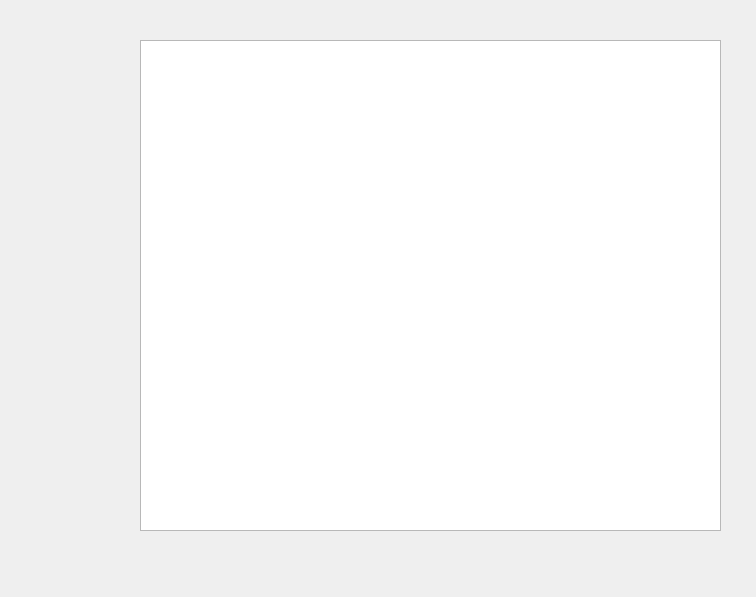
<?xml version="1.0" encoding="UTF-8"?>
<ui version="4.0">
 <class>mainViewer</class>
 <widget class="QWidget" name="mainViewer">
  <property name="geometry">
   <rect>
    <x>0</x>
    <y>0</y>
    <width>756</width>
    <height>597</height>
   </rect>
  </property>
  <property name="windowTitle">
   <string>Form</string>
  </property>
  <widget class="QWidget" name="verticalLayoutWidget">
   <property name="geometry">
    <rect>
     <x>20</x>
     <y>40</y>
     <width>111</width>
     <height>491</height>
    </rect>
   </property>
   <layout class="QVBoxLayout" name="layerlayout"/>
  </widget>
  <widget class="QGraphicsView" name="WorkTable">
   <property name="geometry">
    <rect>
     <x>140</x>
     <y>40</y>
     <width>581</width>
     <height>491</height>
    </rect>
   </property>
  </widget>
 </widget>
 <resources/>
 <connections/>
</ui>
